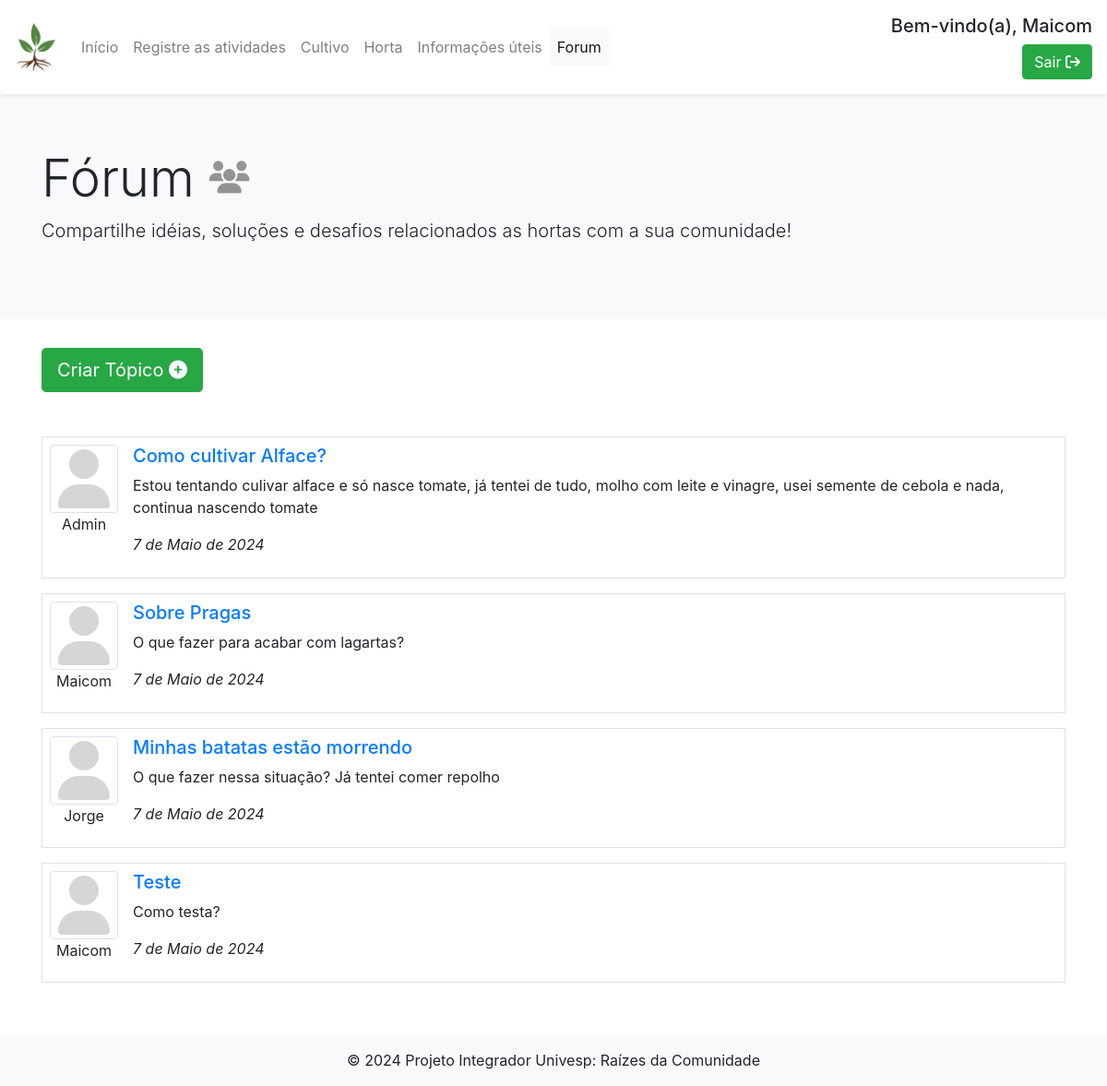
The app's page /authuser/forum/ (signed in), older data.
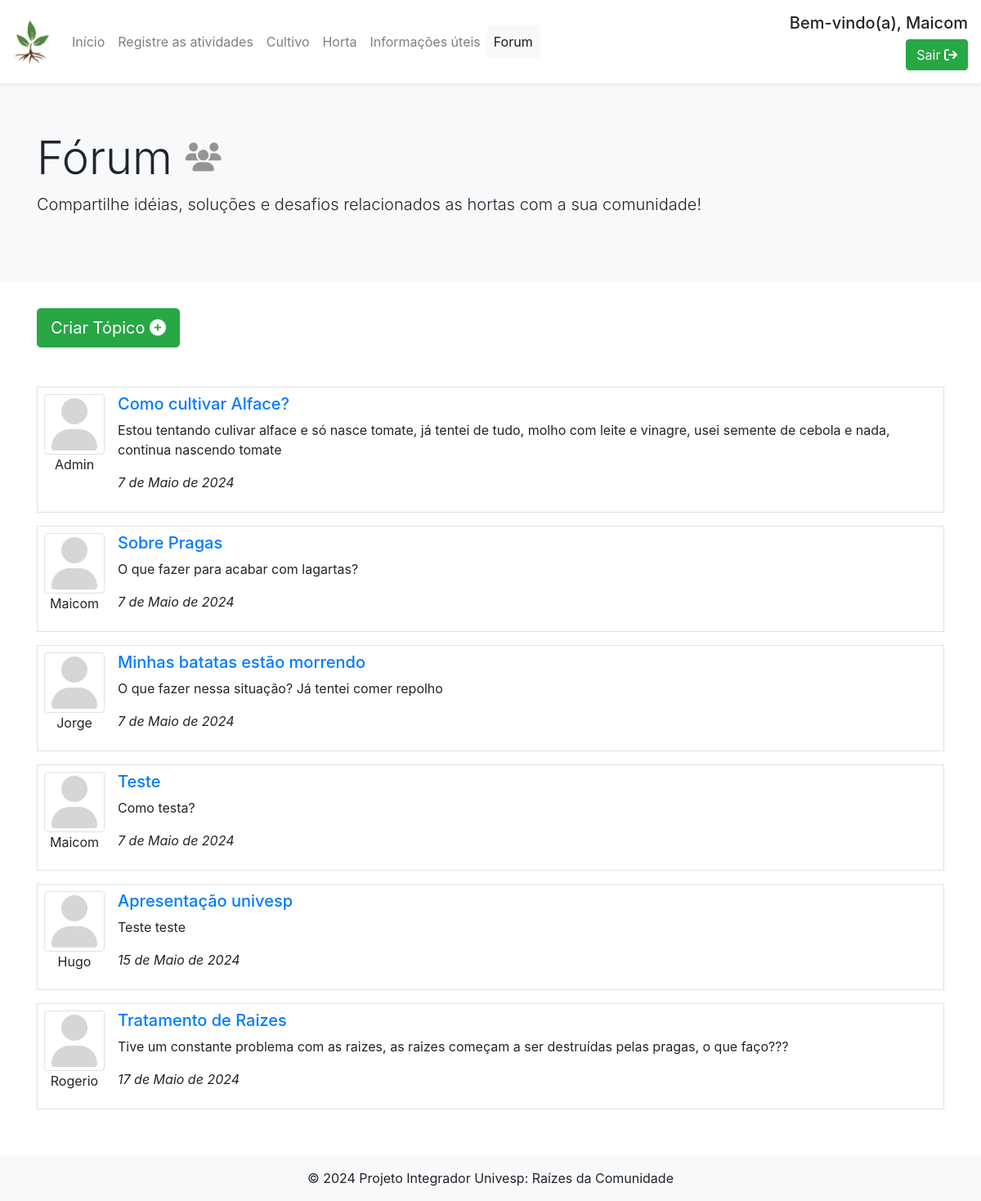
The same page, newer data.
### app_forum/models.py (models this page shows)
class Topico(models.Model):
    criador = models.ForeignKey(User, on_delete=models.CASCADE)
    data = models.DateField(auto_now_add=True)
    titulo = models.CharField(max_length=50)
    descricao = models.CharField(max_length=50)

### app_forum/views.py (the view)
# urls.py: path('forum/', forum, name='forum'),
@login_required(login_url="/login/login")
def forum(request):
    lista_topicos = {}
    try:
        lista_topicos = Topico.objects.all()
        return render(request, "forum/forum.html", {'topicos' : lista_topicos})
    except Topico.DoesNotExist:
        return render(request, "forum/forum.html")

### templates/forum/forum.html (shortened to what this page needs)
{% extends 'base.html' %}
{% block conteudo %}
<div class="jumbotron jumbotron-fluid bg-light">
  <div class="container">
    <h1 class="display-4">Fórum <i class="fa-solid fa-users fa-2xs" style="color: #949494;"></i></h1>
    <p class="lead">Compartilhe idéias, soluções e desafios relacionados as hortas com a sua comunidade!</p>
  </div>
</div>
<section>
  <div class="container">
    <button type="button" class="btn btn-success btn-lg mb-5" data-toggle="modal" data-target="#modalForum" data-whatever="@mdo">Criar Tópico <i class="fa-solid fa-circle-plus" style="color: #ffffff;"></i></button>
  {% if topicos %}
    {% for topico in topicos  %}
      <div class="media border p-2 mb-3">
        <div class="d-flex flex-column">
          <img class="img-thumbnail" src="/media/user-solid.svg" alt="imagem usuario">
          <span class="text-center">{{topico.criador}}</span>
        </div>
        <div class="media-body ml-3">
          <a href={% url "topico" pk=topico.id %}><h5 class="mt-0">{{topico.titulo}}</h5></a>
          <p>{{topico.descricao}}</p>
          <p><em>{{topico.data}}</em></p>
        </div>
      </div>
    {% endfor %}
  {% else %}
    <div class="alert alert-warning text-center" role="alert">
      Não há tópicos para serem exibidos!
    </div>
  {% endif %}
  </div>
</section>
{% endblock %}

### templates/base.html (shortened to what this page needs)
<!doctype html>
<html lang="en">
  <head>
    <link rel="stylesheet" href="https://stackpath.bootstrapcdn.com/bootstrap/4.1.3/css/bootstrap.min.css">
  </head>
  <body>
    <nav class="navbar navbar-expand-lg navbar-light bg-light fixed-top shadow-sm p-3 mb-5 bg-white rounded">
      <a class="navbar-brand" href="{% url 'home' %}"><img src="/media/icone.png" alt="logotipo" style="width: 3rem;"></a>
      <div class="collapse navbar-collapse" id="navbarNav">
        <ul class="navbar-nav">
          <li class="nav-item">
            <a class="nav-link" href="{% url 'home' %}">Início<span class="sr-only">(Página atual)</span></a>
          </li>
          <li class="nav-item">
            <a class="nav-link" href="{% url 'atividade' %}">Registre as atividades</a>
          </li>
          <li class="nav-item">
            <a class="nav-link" href="{% url 'cultivo' %}">Cultivo</a>
          </li>
          <li class="nav-item">
            <a class="nav-link" href="{% url 'minha_horta' %}">Horta</a>
          </li>
          <li class="nav-item">
            <a class="nav-link" href="{% url 'info-uteis' %}">Informações úteis</a>
          </li>
          <li class="nav-item">
            <a class="nav-link" href="{% url 'forum' %}">Forum</a>
          </li>
        </ul>
        <div class="ml-md-auto d-flex align-items-end flex-column">
          {% if user.is_authenticated %}
            <h5>Bem-vindo(a), {{user.username}}</h5>
            <a class="btn btn-success"  href="{% url 'logout' %}">Sair <i class="fa-solid fa-arrow-right-from-bracket" style="color: #ffffff;"></i></a>
          {% else %}
            <a class="nav-link btn btn-success" href="{% url 'login' %}">Entrar <i class="fa-solid fa-arrow-right-to-bracket" style="color: #ffffff;"></i></a>
          {% endif %}
        </div>
      </div>
    </nav>
    <main class="mb-5 mt-5 pb-5 pt-5">
    {% block conteudo %}
    {% endblock %}
    </main>
    <footer class="bg-body-tertiary text-center w-100 fixed-bottom">
      <div class="container p-4"></div>
      <div class="text-center p-3 bg-light">
        © 2024 Projeto Integrador Univesp:
        <a class="text-body" href="#">Raízes da Comunidade</a>
      </div>
    </footer>
  </body>
</html>

### templates/base.html (style rules this page uses)
body { overflow-y: auto; min-height: 100vh; }

Row changes from the older to the newer data that the page shows:
added Topico: criador "Hugo", titulo "Apresentação univesp", descricao "Teste teste", data "15 de Maio de 2024"
added Topico: criador "Rogerio", titulo "Tratamento de Raizes", descricao "Tive um constante problema com as raizes, as raizes começam a ser destruídas pelas pragas, o que faço???", data "17 de Maio de 2024"
